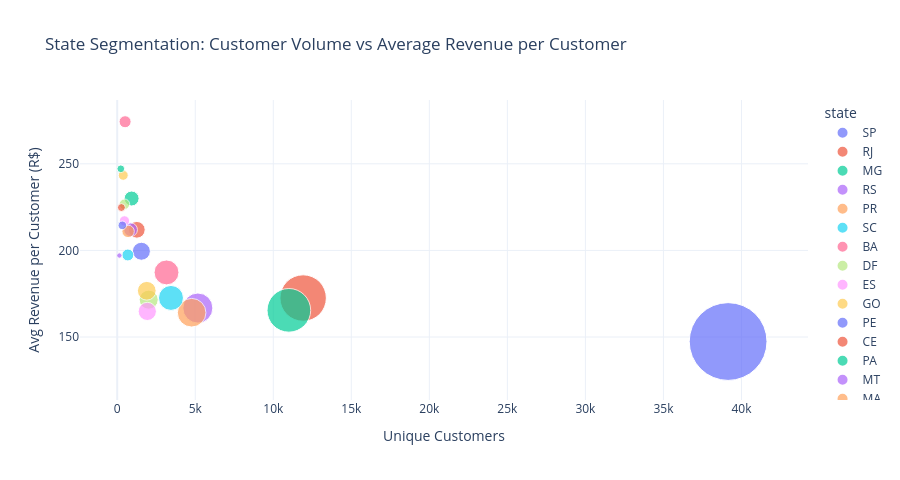

Notebook cell for this chart:
### Code cell
# Identifies high-value vs high-volume states (states with >= 100 customers)
fig_rev_per_cust = px.scatter(
    geo_state[geo_state["unique_customers"] >= 100],
    x="unique_customers",
    y="avg_revenue",
    size="total_revenue",
    color="state",
    hover_name="state",
    title="State Segmentation: Customer Volume vs Average Revenue per Customer",
    labels={
        "unique_customers": "Unique Customers",
        "avg_revenue":      "Avg Revenue per Customer (R$)",
    },
    template=CHART_TEMPLATE,
    size_max=55,
)

fig_rev_per_cust.update_layout(height=480)
fig_rev_per_cust.show()

### Figure 1 — Plotly figure (JSON) as saved in the notebook; plotly's stock layout.template omitted (floating-point values rounded to 4 significant figures)
{"data": [{"hovertemplate": "<b>%{hovertext}</b><br><br>state=SP<br>Unique Customers=%{x}<br>Avg Revenue per Customer (R$)=%{y}<br>total_revenue=%{marker.size}<extra></extra>", "hovertext": ["SP"], "legendgroup": "SP", "marker": {"color": "#636efa", "size": [5770000.0], "sizemode": "area", "sizeref": 1907.0, "symbol": "circle"}, "mode": "markers", "name": "SP", "orientation": "v", "showlegend": true, "type": "scatter", "x": [39145], "xaxis": "x", "y": [147.4], "yaxis": "y"}, {"hovertemplate": "<b>%{hovertext}</b><br><br>state=RJ<br>Unique Customers=%{x}<br>Avg Revenue per Customer (R$)=%{y}<br>total_revenue=%{marker.size}<extra></extra>", "hovertext": ["RJ"], "legendgroup": "RJ", "marker": {"color": "#EF553B", "size": [2055000.0], "sizemode": "area", "sizeref": 1907.0, "symbol": "circle"}, "mode": "markers", "name": "RJ", "orientation": "v", "showlegend": true, "type": "scatter", "x": [11913], "xaxis": "x", "y": [172.5], "yaxis": "y"}, {"hovertemplate": "<b>%{hovertext}</b><br><br>state=MG<br>Unique Customers=%{x}<br>Avg Revenue per Customer (R$)=%{y}<br>total_revenue=%{marker.size}<extra></extra>", "hovertext": ["MG"], "legendgroup": "MG", "marker": {"color": "#00cc96", "size": [1819000.0], "sizemode": "area", "sizeref": 1907.0, "symbol": "circle"}, "mode": "markers", "name": "MG", "orientation": "v", "showlegend": true, "type": "scatter", "x": [10998], "xaxis": "x", "y": [165.4], "yaxis": "y"}, {"hovertemplate": "<b>%{hovertext}</b><br><br>state=RS<br>Unique Customers=%{x}<br>Avg Revenue per Customer (R$)=%{y}<br>total_revenue=%{marker.size}<extra></extra>", "hovertext": ["RS"], "legendgroup": "RS", "marker": {"color": "#ab63fa", "size": [861500.0], "sizemode": "area", "sizeref": 1907.0, "symbol": "circle"}, "mode": "markers", "name": "RS", "orientation": "v", "showlegend": true, "type": "scatter", "x": [5167], "xaxis": "x", "y": [166.7], "yaxis": "y"}, {"hovertemplate": "<b>%{hovertext}</b><br><br>state=PR<br>Unique Customers=%{x}<br>Avg Revenue per Customer (R$)=%{y}<br>total_revenue=%{marker.size}<extra></extra>", "hovertext": ["PR"], "legendgroup": "PR", "marker": {"color": "#FFA15A", "size": [782100.0], "sizemode": "area", "sizeref": 1907.0, "symbol": "circle"}, "mode": "markers", "name": "PR", "orientation": "v", "showlegend": true, "type": "scatter", "x": [4768], "xaxis": "x", "y": [164.0], "yaxis": "y"}, {"hovertemplate": "<b>%{hovertext}</b><br><br>state=SC<br>Unique Customers=%{x}<br>Avg Revenue per Customer (R$)=%{y}<br>total_revenue=%{marker.size}<extra></extra>", "hovertext": ["SC"], "legendgroup": "SC", "marker": {"color": "#19d3f3", "size": [594300.0], "sizemode": "area", "sizeref": 1907.0, "symbol": "circle"}, "mode": "markers", "name": "SC", "orientation": "v", "showlegend": true, "type": "scatter", "x": [3444], "xaxis": "x", "y": [172.6], "yaxis": "y"}, {"hovertemplate": "<b>%{hovertext}</b><br><br>state=BA<br>Unique Customers=%{x}<br>Avg Revenue per Customer (R$)=%{y}<br>total_revenue=%{marker.size}<extra></extra>", "hovertext": ["BA"], "legendgroup": "BA", "marker": {"color": "#FF6692", "size": [591400.0], "sizemode": "area", "sizeref": 1907.0, "symbol": "circle"}, "mode": "markers", "name": "BA", "orientation": "v", "showlegend": true, "type": "scatter", "x": [3158], "xaxis": "x", "y": [187.3], "yaxis": "y"}, {"hovertemplate": "<b>%{hovertext}</b><br><br>state=DF<br>Unique Customers=%{x}<br>Avg Revenue per Customer (R$)=%{y}<br>total_revenue=%{marker.size}<extra></extra>", "hovertext": ["DF"], "legendgroup": "DF", "marker": {"color": "#B6E880", "size": [346200.0], "sizemode": "area", "sizeref": 1907.0, "symbol": "circle"}, "mode": "markers", "name": "DF", "orientation": "v", "showlegend": true, "type": "scatter", "x": [2018], "xaxis": "x", "y": [171.6], "yaxis": "y"}, {"hovertemplate": "<b>%{hovertext}</b><br><br>state=ES<br>Unique Customers=%{x}<br>Avg Revenue per Customer (R$)=%{y}<br>total_revenue=%{marker.size}<extra></extra>", "hovertext": ["ES"], "legendgroup": "ES", "marker": {"color": "#FF97FF", "size": [317500.0], "sizemode": "area", "sizeref": 1907.0, "symbol": "circle"}, "mode": "markers", "name": "ES", "orientation": "v", "showlegend": true, "type": "scatter", "x": [1927], "xaxis": "x", "y": [164.8], "yaxis": "y"}, {"hovertemplate": "<b>%{hovertext}</b><br><br>state=GO<br>Unique Customers=%{x}<br>Avg Revenue per Customer (R$)=%{y}<br>total_revenue=%{marker.size}<extra></extra>", "hovertext": ["GO"], "legendgroup": "GO", "marker": {"color": "#FECB52", "size": [334700.0], "sizemode": "area", "sizeref": 1907.0, "symbol": "circle"}, "mode": "markers", "name": "GO", "orientation": "v", "showlegend": true, "type": "scatter", "x": [1894], "xaxis": "x", "y": [176.7], "yaxis": "y"}, {"hovertemplate": "<b>%{hovertext}</b><br><br>state=PE<br>Unique Customers=%{x}<br>Avg Revenue per Customer (R$)=%{y}<br>total_revenue=%{marker.size}<extra></extra>", "hovertext": ["PE"], "legendgroup": "PE", "marker": {"color": "#636efa", "size": [308800.0], "sizemode": "area", "sizeref": 1907.0, "symbol": "circle"}, "mode": "markers", "name": "PE", "orientation": "v", "showlegend": true, "type": "scatter", "x": [1548], "xaxis": "x", "y": [199.5], "yaxis": "y"}, {"hovertemplate": "<b>%{hovertext}</b><br><br>state=CE<br>Unique Customers=%{x}<br>Avg Revenue per Customer (R$)=%{y}<br>total_revenue=%{marker.size}<extra></extra>", "hovertext": ["CE"], "legendgroup": "CE", "marker": {"color": "#EF553B", "size": [266300.0], "sizemode": "area", "sizeref": 1907.0, "symbol": "circle"}, "mode": "markers", "name": "CE", "orientation": "v", "showlegend": true, "type": "scatter", "x": [1257], "xaxis": "x", "y": [211.9], "yaxis": "y"}, {"hovertemplate": "<b>%{hovertext}</b><br><br>state=PA<br>Unique Customers=%{x}<br>Avg Revenue per Customer (R$)=%{y}<br>total_revenue=%{marker.size}<extra></extra>", "hovertext": ["PA"], "legendgroup": "PA", "marker": {"color": "#00cc96", "size": [212000.0], "sizemode": "area", "sizeref": 1907.0, "symbol": "circle"}, "mode": "markers", "name": "PA", "orientation": "v", "showlegend": true, "type": "scatter", "x": [922], "xaxis": "x", "y": [230.0], "yaxis": "y"}, {"hovertemplate": "<b>%{hovertext}</b><br><br>state=MT<br>Unique Customers=%{x}<br>Avg Revenue per Customer (R$)=%{y}<br>total_revenue=%{marker.size}<extra></extra>", "hovertext": ["MT"], "legendgroup": "MT", "marker": {"color": "#ab63fa", "size": [181200.0], "sizemode": "area", "sizeref": 1907.0, "symbol": "circle"}, "mode": "markers", "name": "MT", "orientation": "v", "showlegend": true, "type": "scatter", "x": [855], "xaxis": "x", "y": [212.0], "yaxis": "y"}, {"hovertemplate": "<b>%{hovertext}</b><br><br>state=MA<br>Unique Customers=%{x}<br>Avg Revenue per Customer (R$)=%{y}<br>total_revenue=%{marker.size}<extra></extra>", "hovertext": ["MA"], "legendgroup": "MA", "marker": {"color": "#FFA15A", "size": [147300.0], "sizemode": "area", "sizeref": 1907.0, "symbol": "circle"}, "mode": "markers", "name": "MA", "orientation": "v", "showlegend": true, "type": "scatter", "x": [698], "xaxis": "x", "y": [211.0], "yaxis": "y"}, {"hovertemplate": "<b>%{hovertext}</b><br><br>state=MS<br>Unique Customers=%{x}<br>Avg Revenue per Customer (R$)=%{y}<br>total_revenue=%{marker.size}<extra></extra>", "hovertext": ["MS"], "legendgroup": "MS", "marker": {"color": "#19d3f3", "size": [134400.0], "sizemode": "area", "sizeref": 1907.0, "symbol": "circle"}, "mode": "markers", "name": "MS", "orientation": "v", "showlegend": true, "type": "scatter", "x": [681], "xaxis": "x", "y": [197.4], "yaxis": "y"}, {"hovertemplate": "<b>%{hovertext}</b><br><br>state=PB<br>Unique Customers=%{x}<br>Avg Revenue per Customer (R$)=%{y}<br>total_revenue=%{marker.size}<extra></extra>", "hovertext": ["PB"], "legendgroup": "PB", "marker": {"color": "#FF6692", "size": [138200.0], "sizemode": "area", "sizeref": 1907.0, "symbol": "circle"}, "mode": "markers", "name": "PB", "orientation": "v", "showlegend": true, "type": "scatter", "x": [504], "xaxis": "x", "y": [274.3], "yaxis": "y"}, {"hovertemplate": "<b>%{hovertext}</b><br><br>state=PI<br>Unique Customers=%{x}<br>Avg Revenue per Customer (R$)=%{y}<br>total_revenue=%{marker.size}<extra></extra>", "hovertext": ["PI"], "legendgroup": "PI", "marker": {"color": "#B6E880", "size": [105200.0], "sizemode": "area", "sizeref": 1907.0, "symbol": "circle"}, "mode": "markers", "name": "PI", "orientation": "v", "showlegend": true, "type": "scatter", "x": [464], "xaxis": "x", "y": [226.7], "yaxis": "y"}, {"hovertemplate": "<b>%{hovertext}</b><br><br>state=RN<br>Unique Customers=%{x}<br>Avg Revenue per Customer (R$)=%{y}<br>total_revenue=%{marker.size}<extra></extra>", "hovertext": ["RN"], "legendgroup": "RN", "marker": {"color": "#FF97FF", "size": [100700.0], "sizemode": "area", "sizeref": 1907.0, "symbol": "circle"}, "mode": "markers", "name": "RN", "orientation": "v", "showlegend": true, "type": "scatter", "x": [464], "xaxis": "x", "y": [217.1], "yaxis": "y"}, {"hovertemplate": "<b>%{hovertext}</b><br><br>state=AL<br>Unique Customers=%{x}<br>Avg Revenue per Customer (R$)=%{y}<br>total_revenue=%{marker.size}<extra></extra>", "hovertext": ["AL"], "legendgroup": "AL", "marker": {"color": "#FECB52", "size": [94170.0], "sizemode": "area", "sizeref": 1907.0, "symbol": "circle"}, "mode": "markers", "name": "AL", "orientation": "v", "showlegend": true, "type": "scatter", "x": [387], "xaxis": "x", "y": [243.3], "yaxis": "y"}, {"hovertemplate": "<b>%{hovertext}</b><br><br>state=SE<br>Unique Customers=%{x}<br>Avg Revenue per Customer (R$)=%{y}<br>total_revenue=%{marker.size}<extra></extra>", "hovertext": ["SE"], "legendgroup": "SE", "marker": {"color": "#636efa", "size": [70130.0], "sizemode": "area", "sizeref": 1907.0, "symbol": "circle"}, "mode": "markers", "name": "SE", "orientation": "v", "showlegend": true, "type": "scatter", "x": [327], "xaxis": "x", "y": [214.5], "yaxis": "y"}, {"hovertemplate": "<b>%{hovertext}</b><br><br>state=TO<br>Unique Customers=%{x}<br>Avg Revenue per Customer (R$)=%{y}<br>total_revenue=%{marker.size}<extra></extra>", "hovertext": ["TO"], "legendgroup": "TO", "marker": {"color": "#EF553B", "size": [60010.0], "sizemode": "area", "sizeref": 1907.0, "symbol": "circle"}, "mode": "markers", "name": "TO", "orientation": "v", "showlegend": true, "type": "scatter", "x": [267], "xaxis": "x", "y": [224.7], "yaxis": "y"}, {"hovertemplate": "<b>%{hovertext}</b><br><br>state=RO<br>Unique Customers=%{x}<br>Avg Revenue per Customer (R$)=%{y}<br>total_revenue=%{marker.size}<extra></extra>", "hovertext": ["RO"], "legendgroup": "RO", "marker": {"color": "#00cc96", "size": [56840.0], "sizemode": "area", "sizeref": 1907.0, "symbol": "circle"}, "mode": "markers", "name": "RO", "orientation": "v", "showlegend": true, "type": "scatter", "x": [230], "xaxis": "x", "y": [247.1], "yaxis": "y"}, {"hovertemplate": "<b>%{hovertext}</b><br><br>state=AM<br>Unique Customers=%{x}<br>Avg Revenue per Customer (R$)=%{y}<br>total_revenue=%{marker.size}<extra></extra>", "hovertext": ["AM"], "legendgroup": "AM", "marker": {"color": "#ab63fa", "size": [27590.0], "sizemode": "area", "sizeref": 1907.0, "symbol": "circle"}, "mode": "markers", "name": "AM", "orientation": "v", "showlegend": true, "type": "scatter", "x": [140], "xaxis": "x", "y": [197.0], "yaxis": "y"}], "layout": {"height": 480, "legend": {"itemsizing": "constant", "title": {"text": "state"}, "tracegroupgap": 0}, "title": {"text": "State Segmentation: Customer Volume vs Average Revenue per Customer"}, "xaxis": {"anchor": "y", "domain": [0, 1], "title": {"text": "Unique Customers"}}, "yaxis": {"anchor": "x", "domain": [0, 1], "title": {"text": "Avg Revenue per Customer (R$)"}}}}
